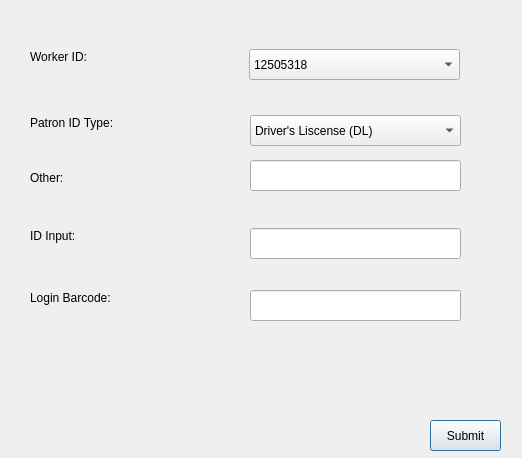
<?xml version="1.0" encoding="UTF-8"?>
<ui version="4.0">
 <class>Form</class>
 <widget class="QWidget" name="Form">
  <property name="geometry">
   <rect>
    <x>0</x>
    <y>0</y>
    <width>522</width>
    <height>458</height>
   </rect>
  </property>
  <property name="windowTitle">
   <string>Form</string>
  </property>
  <widget class="QLabel" name="label">
   <property name="geometry">
    <rect>
     <x>30</x>
     <y>49</y>
     <width>211</width>
     <height>16</height>
    </rect>
   </property>
   <property name="text">
    <string>Worker ID:</string>
   </property>
   <property name="buddy">
    <cstring>label</cstring>
   </property>
  </widget>
  <widget class="QComboBox" name="comboBox">
   <property name="geometry">
    <rect>
     <x>249</x>
     <y>49</y>
     <width>211</width>
     <height>31</height>
    </rect>
   </property>
   <item>
    <property name="text">
     <string>12505318</string>
    </property>
   </item>
  </widget>
  <widget class="QLabel" name="label_2">
   <property name="geometry">
    <rect>
     <x>30</x>
     <y>115</y>
     <width>211</width>
     <height>16</height>
    </rect>
   </property>
   <property name="text">
    <string>Patron ID Type:           </string>
   </property>
  </widget>
  <widget class="QLabel" name="label_3">
   <property name="geometry">
    <rect>
     <x>30</x>
     <y>228</y>
     <width>211</width>
     <height>16</height>
    </rect>
   </property>
   <property name="text">
    <string>ID Input:</string>
   </property>
  </widget>
  <widget class="QLineEdit" name="id_input_2">
   <property name="geometry">
    <rect>
     <x>250</x>
     <y>228</y>
     <width>211</width>
     <height>31</height>
    </rect>
   </property>
  </widget>
  <widget class="QComboBox" name="comboBox_2">
   <property name="geometry">
    <rect>
     <x>250</x>
     <y>115</y>
     <width>211</width>
     <height>31</height>
    </rect>
   </property>
   <item>
    <property name="text">
     <string>Driver's Liscense (DL)</string>
    </property>
   </item>
   <item>
    <property name="text">
     <string>Passport (PP)</string>
    </property>
   </item>
   <item>
    <property name="text">
     <string>Other</string>
    </property>
   </item>
  </widget>
  <widget class="QLineEdit" name="id_input">
   <property name="geometry">
    <rect>
     <x>250</x>
     <y>290</y>
     <width>211</width>
     <height>31</height>
    </rect>
   </property>
  </widget>
  <widget class="QLabel" name="label_4">
   <property name="geometry">
    <rect>
     <x>30</x>
     <y>290</y>
     <width>211</width>
     <height>16</height>
    </rect>
   </property>
   <property name="text">
    <string>Login Barcode:</string>
   </property>
  </widget>
  <widget class="QPushButton" name="pushButton">
   <property name="geometry">
    <rect>
     <x>430</x>
     <y>420</y>
     <width>71</width>
     <height>31</height>
    </rect>
   </property>
   <property name="text">
    <string>Submit</string>
   </property>
   <property name="autoDefault">
    <bool>true</bool>
   </property>
   <property name="default">
    <bool>true</bool>
   </property>
  </widget>
  <widget class="QLineEdit" name="id_input_3">
   <property name="geometry">
    <rect>
     <x>250</x>
     <y>160</y>
     <width>211</width>
     <height>31</height>
    </rect>
   </property>
  </widget>
  <widget class="QLabel" name="label_5">
   <property name="geometry">
    <rect>
     <x>30</x>
     <y>170</y>
     <width>211</width>
     <height>16</height>
    </rect>
   </property>
   <property name="text">
    <string>Other:</string>
   </property>
  </widget>
 </widget>
 <resources/>
 <connections/>
</ui>
